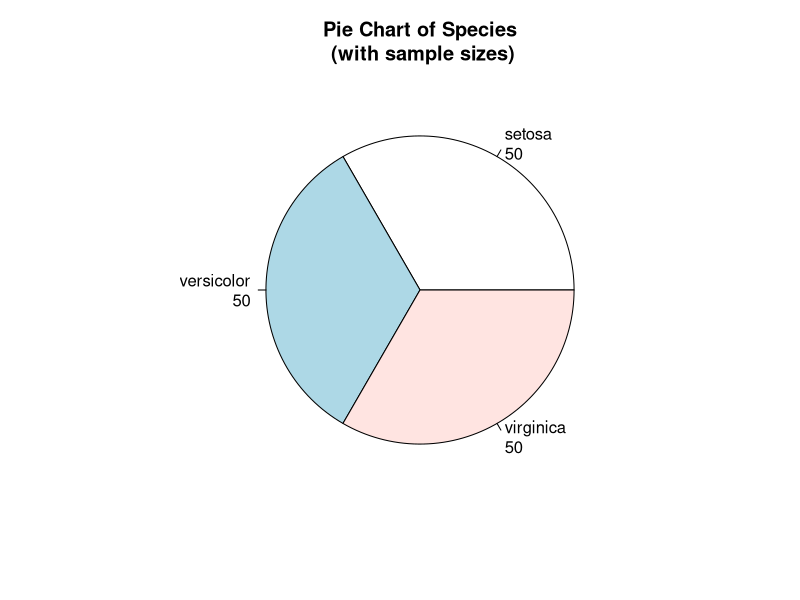
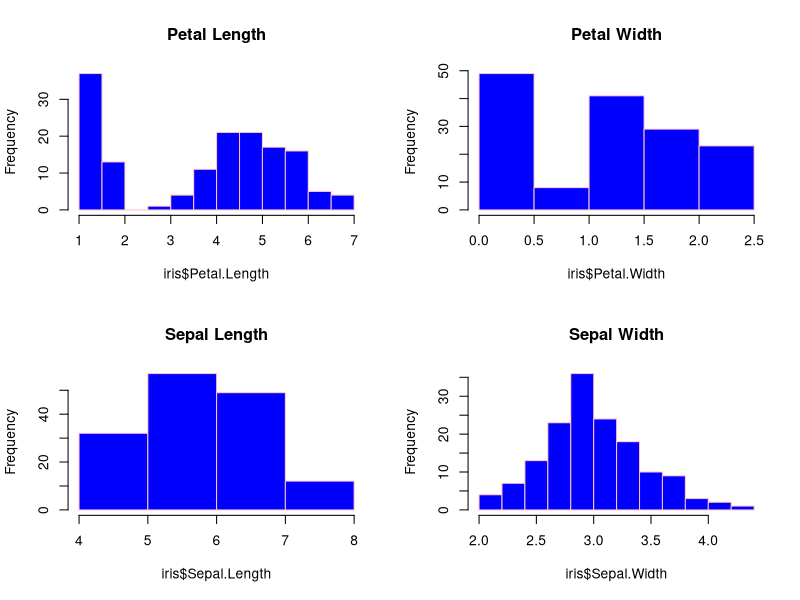
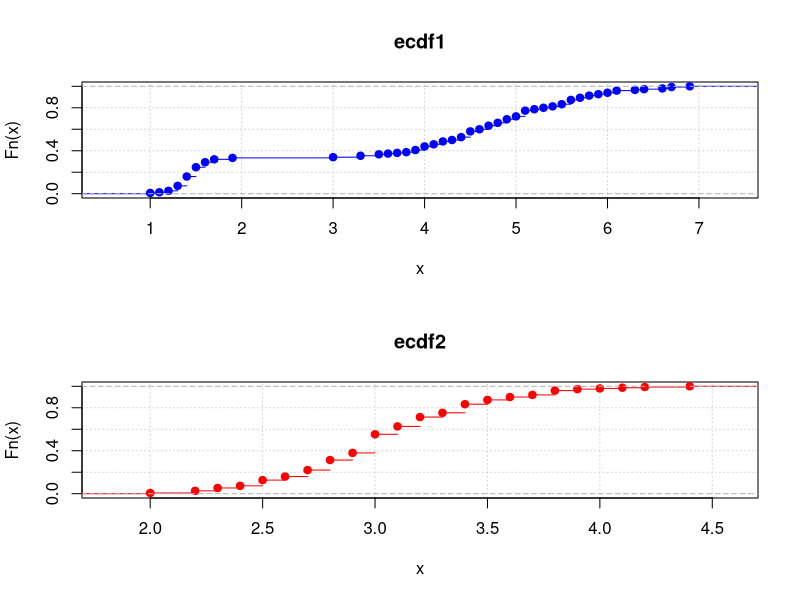

Write the R code that produced these figures, in order.
data(iris)
mytable <- table(iris$Species)
# paste(multiple R objects, sep=" ") so we put the name and the number 
print(mytable)
lbls <- paste(names(mytable), "\n", 50, sep="")
pie(mytable, labels = lbls, 
    main="Pie Chart of Species\n (with sample sizes)")

# Histogram
par(mfrow=c(2,2))
hist(iris$Petal.Length, main="Petal Length", col="blue1", breaks=20, border = "pink")
hist(iris$Petal.Width, main="Petal Width", col="blue1", breaks=4, border = "pink")
hist(iris$Sepal.Length, main="Sepal Length", col="blue1", breaks=3, border = "pink")
hist(iris$Sepal.Width, main="Sepal Width", col="blue1", breaks=10, border = "pink")


#ECDF
require(graphics)
par(mfrow=c(2,1))

FnPL<- ecdf(iris$Petal.Length)
FnSW <- ecdf(iris$Sepal.Width)
plot(FnPL, col="blue",  main='ecdf1', panel.first =grid())
plot(FnSW, col="red",  main='ecdf2', panel.first =grid())

